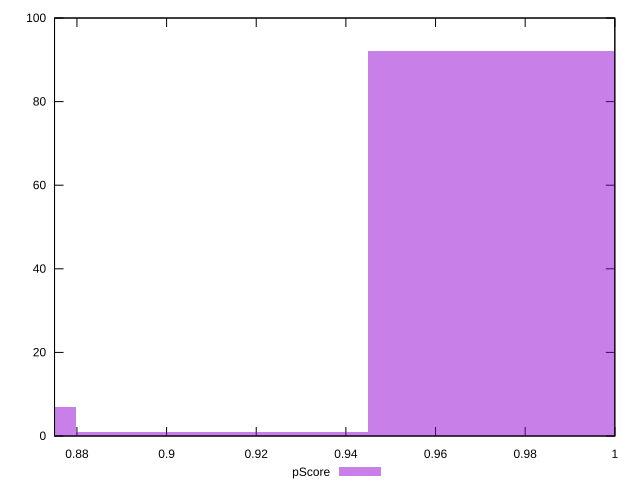

The gnuplot source for this figure:
reset

$pScore <<EOF
0.9774371337973393 92
0.8471121826243607 7
0.91227465821085 1
EOF

set key outside below
set boxwidth 0.06516247558648929
set xrange [0.875:1]
set yrange [0:100]
set trange [0:100]
set style fill transparent solid 0.5 noborder
set terminal svg size 640, 490 enhanced background rgb 'white'
set output "report_00017_2021-02-10T15-08-03.406Z/unminified-javascript/samples/pages/pScore/histogram.svg"

plot $pScore title "pScore" with boxes

reset
